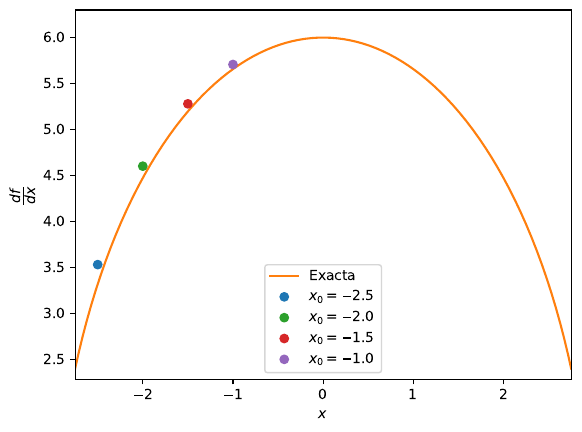

This figure's Python source:
import numpy as np
import matplotlib.pyplot as plt

func = lambda x : x*np.sqrt(9-x**2) + 9*np.arcsin(x/3)
deriv = lambda x : (18-2*x**2)/np.sqrt(9-x**2)

h = .15
cs = (-2.5, -2.0, -1.5, -1.0)

deriv_forward = lambda f, c, h : (f(c+h)-f(c))/h

fig, ax = plt.subplots()

xlin = np.linspace(-2.75, 2.75, 1000)

ax.plot(xlin, deriv(xlin), ls = "solid", color = "tab:orange", label = "Exacta")
for i, (center, tab_color) in enumerate(zip(cs, ("tab:blue", "tab:green", "tab:red", "tab:purple"))):
    center_deriv = deriv_forward(func, center, h)
    print(f"Derivada cara adiante con h = 0.15 resulta f'({center}) = {center_deriv}.")
    ax.plot(center, center_deriv, "o", color = tab_color, label = f"$x_0 = {center}$")

ax.set_xlim(left = np.min(xlin), right = np.max(xlin))
ax.set_ylim(bottom = 0.95*np.min(deriv(xlin)), top = 1.05*np.max(deriv(xlin)))

ax.set_xlabel(r"$x$")
ax.set_ylabel(r"$\dfrac{df}{dx}$")

ax.legend(loc = "best")

#plt.ion()
#plt.show()

fig.savefig("tema2/tema2-ex4.pdf", dpi = 300, bbox_inches = "tight")
